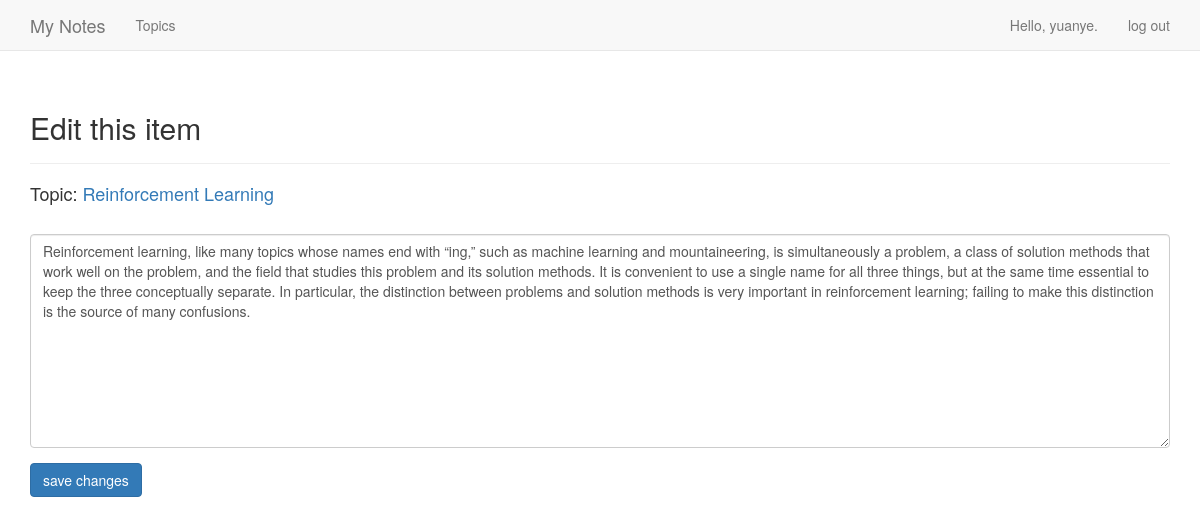
The page /edit_entry/2 (signed in) on the database its author committed.
### my_notes_app/models.py (models this page shows, shortened)
class Topic(models.Model):
    text = models.CharField(max_length=200)
    date_added = models.DateTimeField(auto_now_add=True)
    owner = models.ForeignKey(User, on_delete=models.CASCADE)
    def __str__(self):
        return self.text

class Entry(models.Model):
    topic = models.ForeignKey(Topic, on_delete=models.CASCADE)
    text = models.TextField()
    date_added = models.DateTimeField(auto_now_add=True)
    class Meta:
        verbose_name_plural = 'entries'

### my_notes_app/views.py (the view, shortened to what this page needs)
# urls.py: path('edit_entry/<entry_id>', views.edit_entry, name='edit_entry'),
@login_required
def edit_entry(request, entry_id):
    entry = Entry.objects.get(id=entry_id)
    topic = entry.topic
    check_topic_owner(request.user, topic)
    if request.method != 'POST':
        form = EntryForm(instance=entry)
    context = {'entry': entry, 'topic': topic, 'form': form}
    return render(request, 'my_notes_app/edit_entry.html', context)

### my_notes_app/forms.py
class EntryForm(forms.ModelForm):
    class Meta:
        model = Entry
        fields = ['text']
        labels = {'text': ''}
        widgets = {'text': forms.Textarea(attrs={'cols': 80})}

### my_notes_app/views.py (called while the page is built)
def check_topic_owner(user, topic):
    if topic.owner != user:
        raise Http404

### my_notes_app/templates/my_notes_app/edit_entry.html (shortened to what this page needs)
{% extends 'my_notes_app/base.html' %}
{% load bootstrap3 %}
{% block header %}
    <h2>Edit this item</h2>
{% endblock header %}
{% block content %}
    <h4>Topic: <a href="{% url 'my_notes_app:topic' topic.id %}">{{ topic }}</a></h4>
    <form action="{% url 'my_notes_app:edit_entry' entry.id%}" method='post'>
        {% bootstrap_form form %}
        {% buttons %}
            <button name="submit" class="btn btn-primary">save changes</button>
        {% endbuttons %}
    </form>
{% endblock content %}

### my_notes_app/templates/my_notes_app/base.html (shortened to what this page needs)
{% load bootstrap3 %}
<!DOCTYPE html>
<html lang="en">
    <head>
        {% bootstrap_css %}
    </head>
    <body>
        <nav class="navbar navbar-default navbar-static-top">
            <div class="container">
                <div class="navbar-header">
                    <a class="navbar-brand" href="{% url 'my_notes_app:index' %}">
                        My Notes
                    </a>
                </div>
                <div id="navbar" class="navbar-collapse collapse">
                    <ul class="nav navbar-nav">
                        <li><a href="{% url 'my_notes_app:topics' %}">Topics</a></li>
                    </ul>
                    <ul class="nav navbar-nav navbar-right">
                        {% if user.is_authenticated %}
                            <li><a>Hello, {{ user.username }}.</a></li>
                            <li><a href="{% url 'users:logout' %}">log out</a></li>
                        {% else %}
                            <li><a href="{% url 'users:register' %}">register</a></li>
                            <li><a href="{% url 'users:login' %}">log in</a></li>
                        {% endif %}
                    </ul>
                </div>
            </div>
        </nav>
        <div class="container">
            <div class="page-header">{% block header %}{% endblock header %}</div>
            <div>{% block content %}{% endblock content %}</div>
        </div>
    </body>
</html>

### rows shown on the page
Topic: text "Reinforcement Learning"
Entry: text "Reinforcement learning, like many topics whose names end with “ing,” such as machine learning and mountaineering, is simultaneously a problem, a class of solution methods that work well on the problem, and the field that studies this problem and its solution methods. It is convenient to use a single name for all three things, but at the same time essential to keep the three conceptually separate. In particular, the distinction between problems and solution methods is very important in reinforcement learning; failing to make this distinction is the source of many confusions."

### other values the page prints
{{ user.username }} "yuanye"
